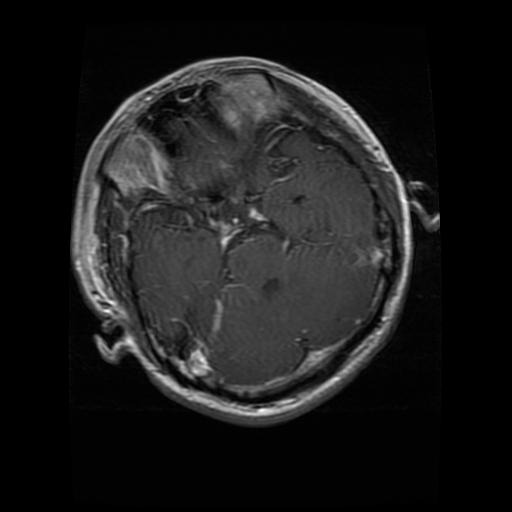
#> input picture Datasets/Testing/glioma/Te-glTr_0006.jpg, 512 x 512 px, found by its file name; its folder holds 4 pictures in this run
$ python angleGreyTrain.py   (older library calls are emulated)
#> lines starting #> are read from the running program, lines starting #| are printed output that depends on the picture
import numpy as np
import cv2
import os
import re
from conf import DATA_DIR
from skimage.color import rgb2gray
from skimage.feature import graycomatrix, graycoprops
bins32 = np.array([0, 8, 16, 24, 32, 40, 48, 56, 64, 72, 80, 88, 96, 104, 112, 120, 128, 136, 144, 152, 160,
            168, 176, 184, 192, 200, 208, 216, 224, 232, 240, 248, 255]) #32-bit

# bins32 = np.array([0, 16, 32, 48, 64, 80, 96, 112, 128, 144, 160, 176, 192, 208, 224, 240, 255]) #32-bit
# deal with labels
def normalize_label(str_):
    str_ = str_.replace(" ","") #replace all spaces in label
    str_ = str_.translate(str_.maketrans("","","()")) #remove any ()
    str_ = str_.split("_")
    l = str_[0].split("-")
    return (l[1])


imgs = [] #list image matrix
labels = []
descs = []
dataset_dir1 = os.listdir(os.path.join(DATA_DIR,"glioma"))

def GLCM_Calculate(img_path,i,props=['dissimilarity','correlation','homogeneity','contrast','ASM','energy']):
#> called with i = 'Te-glTr_0006.jpg'
    img = cv2.imread(img_path)
#> img is the input picture: shape (512, 512, 3); min 0, max 255, mean 27
    # img[:,:,0] = 0
    # img[:,:,1] = 0
    # cv2.imshow('red_img',img)
    image32 = rgb2gray(img)
    image32 = img.reshape(img.shape[0],img.shape[1]*img.shape[2])
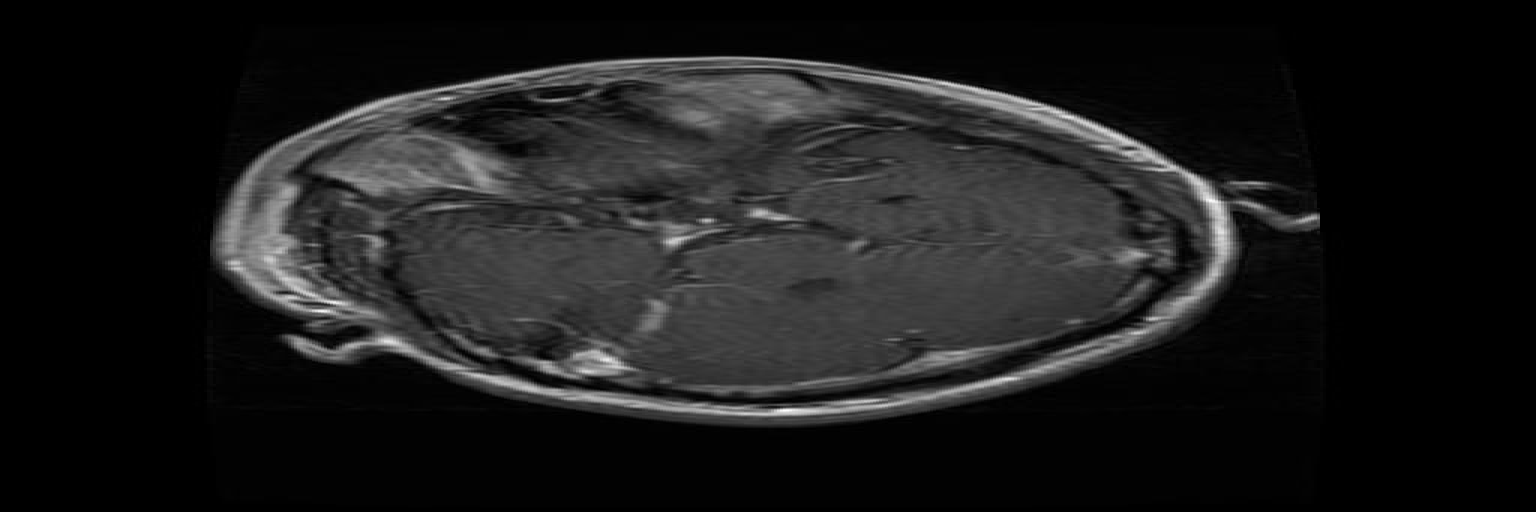
#> image32: shape (512, 1536); min 0, max 255, mean 27
    # cv2.imshow('gray',image32)
    np.clip(image32, 0, 255, out=image32)
    image = image32.astype('uint8')
    inds = np.digitize(image, bins32)
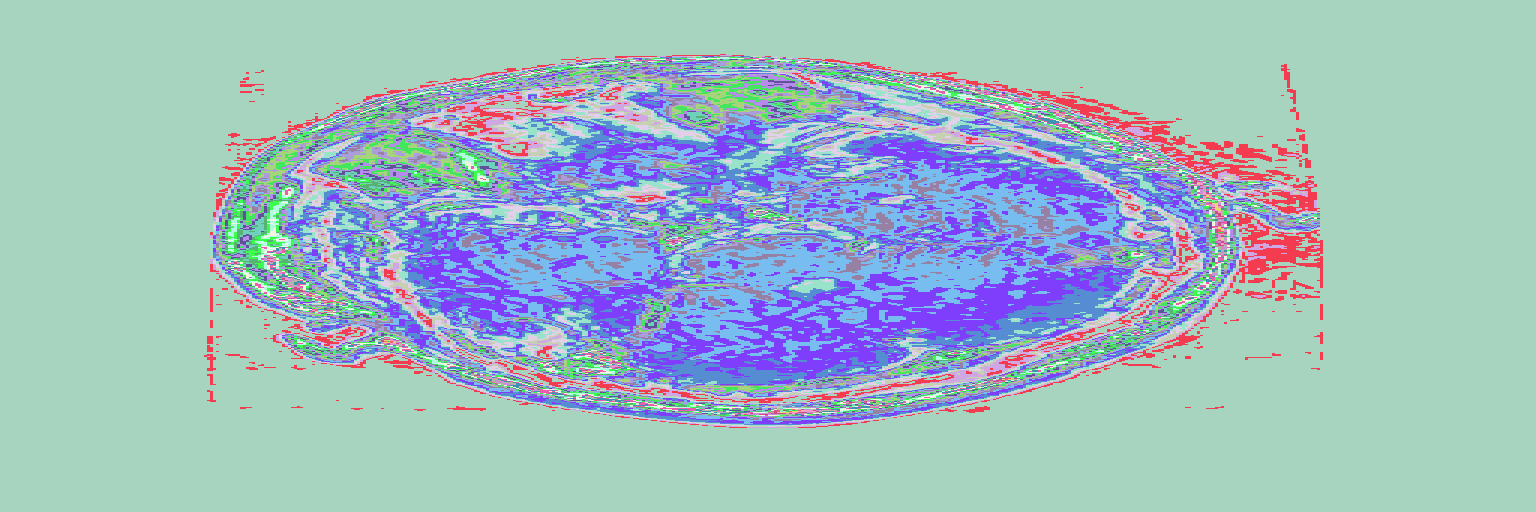
#> inds: shape (512, 1536) int64; 33 distinct labels, from 1 to 33; one colour per label, 0 black

    # max_value = inds.max()+1
    matrix_coocurrence = graycomatrix(inds, [1], [0, np.pi/4, np.pi/2, 3*np.pi/4], levels=256, normed=True, symmetric=True)


    featture = []

    glcm_props = [propery for name in props for propery in graycoprops(matrix_coocurrence, name)[0]]
#> glcm_props = [0.0965, 0.339, 0.309, 0.348, 0.996, 0.982, 0.984, 0.98, 0.96, 0.87, 0.879, 0.868, 0.191, 0.827, 0.706, 0.891, 0.376, 0.363, 0.365, 0.363, 0.613, 0.603, 0.604, 0.603]


    for m in range(0,len(glcm_props),4):
        j = m
        avg = 0
        while(j<m+4):
            avg+=glcm_props[j]
            j+=1
        avg/=4
        featture.append(avg)
#> this loop made 6 passes
#> (m, avg) on passes 2 to 6: (4, 0.985), (8, 0.894), (12, 0.654), (16, 0.367), (20, 0.606)
#> avg on pass 1: 0.273
#> after the loop, featture = [0.273, 0.985, 0.894, 0.654, 0.367, 0.606]


    featture.append(normalize_label(i))
    return featture


glcm_all_angls = []

for i in dataset_dir1:
    print(i)
    img_path = os.path.join(os.path.join(DATA_DIR,"glioma"),i)
    glcm_all_angls.append(GLCM_Calculate(img_path,i))
#> pass 2 of the loop `for i in dataset_dir1:`:
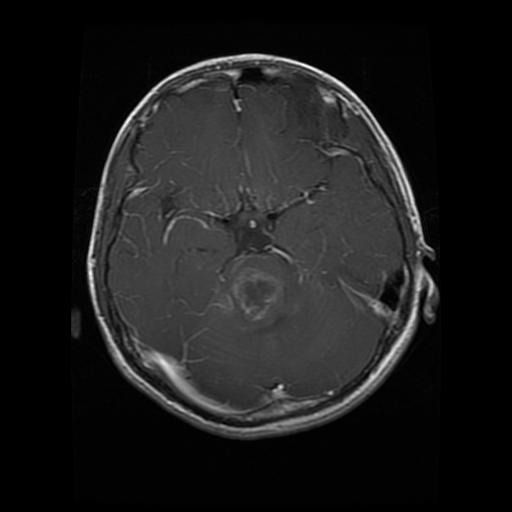
#> input picture Datasets/Testing/glioma/Te-glTr_0007.jpg, 512 x 512 px, found by its file name
#> in GLCM_Calculate, img is the input picture: shape (512, 512, 3); min 0, max 255, mean 28
#> in GLCM_Calculate (call 2), `image32 = img.reshape(img.shape[0],img.shape[1]*img.shape[2])`:
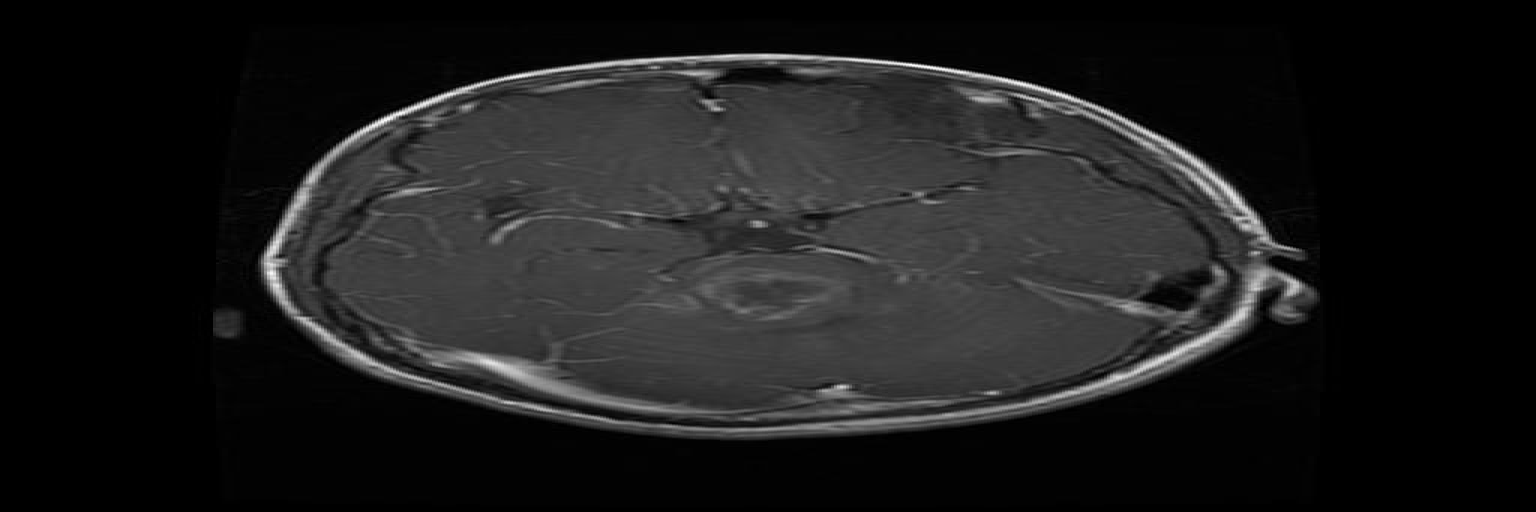
#> image32: shape (512, 1536); min 0, max 255, mean 28
#> in GLCM_Calculate (call 2), `inds = np.digitize(image, bins32)`:
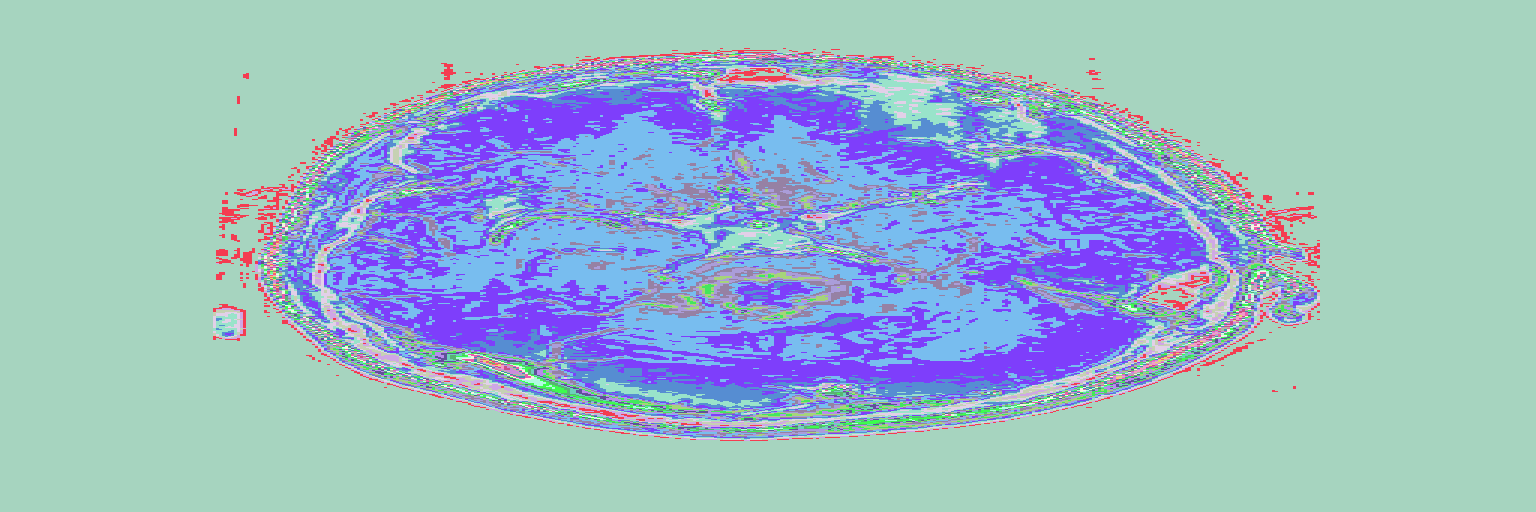
#> inds: shape (512, 1536) int64; 33 distinct labels, from 1 to 33; one colour per label, 0 black
#> glcm_props = [0.0958, 0.317, 0.286, 0.327, 0.993, 0.976, 0.981, 0.974, 0.965, 0.887, 0.894, 0.885, 0.275, 0.978, 0.787, 1.06, 0.371, 0.358, 0.36, 0.358, 0.609, 0.599, 0.6, 0.599]
#> the loop in GLCM_Calculate (call 2), `for m in range(0,len(glcm_props),4):` made 6 passes
#> (m, avg) on passes 2 to 6: (4, 0.981), (8, 0.908), (12, 0.774), (16, 0.362), (20, 0.602)
#> after the loop in GLCM_Calculate (call 2), `for m in range(0,len(glcm_props),4):`: featture = [0.256, 0.981, 0.908, 0.774, 0.362, 0.602]
#> pass 3 of the loop `for i in dataset_dir1:`:
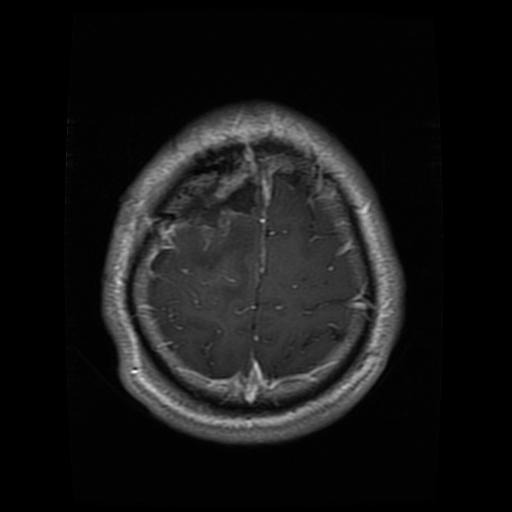
#> input picture Datasets/Testing/glioma/Te-gl_0017.jpg, 512 x 512 px, found by its file name
#> in GLCM_Calculate, img is the input picture: shape (512, 512, 3); min 0, max 254, mean 22
#> in GLCM_Calculate (call 3), `image32 = img.reshape(img.shape[0],img.shape[1]*img.shape[2])`:
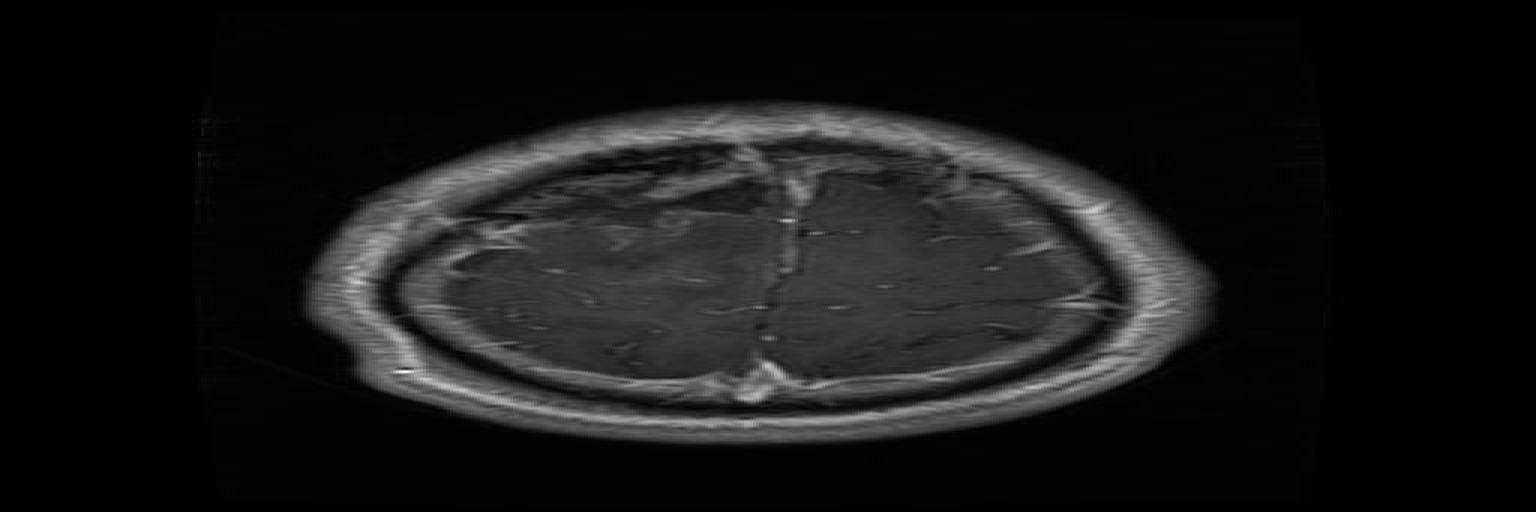
#> image32: shape (512, 1536); min 0, max 254, mean 22
#> in GLCM_Calculate (call 3), `inds = np.digitize(image, bins32)`:
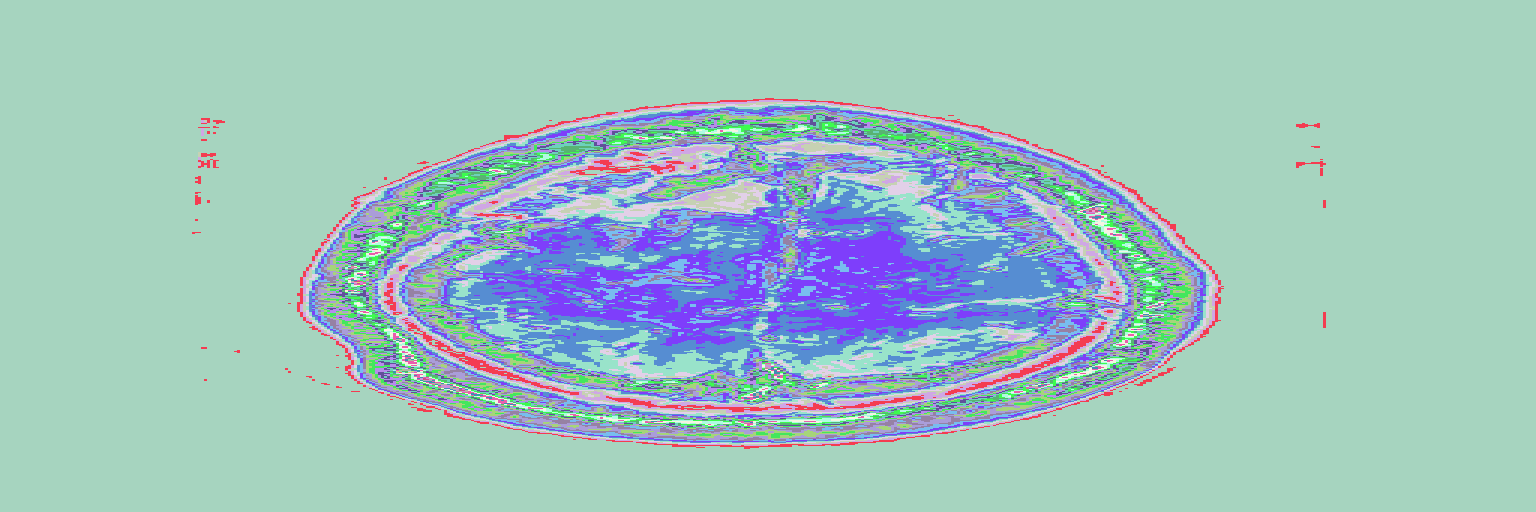
#> inds: shape (512, 1536) int64; 32 distinct labels, from 1 to 32; one colour per label, 0 black
#> glcm_props = [0.0596, 0.22, 0.197, 0.217, 0.998, 0.99, 0.992, 0.99, 0.973, 0.904, 0.912, 0.905, 0.0855, 0.373, 0.305, 0.363, 0.472, 0.466, 0.467, 0.466, 0.687, 0.683, 0.683, 0.683]
#> the loop in GLCM_Calculate (call 3), `for m in range(0,len(glcm_props),4):` made 6 passes
#> (m, avg) on passes 2 to 6: (4, 0.992), (8, 0.923), (12, 0.281), (16, 0.468), (20, 0.684)
#> after the loop in GLCM_Calculate (call 3), `for m in range(0,len(glcm_props),4):`: featture = [0.174, 0.992, 0.923, 0.281, 0.468, 0.684]
#> the loop made 4 passes; the first 3 are shown
    # print(img_path)


#> (the run stopped early here; a loop or call above may not have finished)
